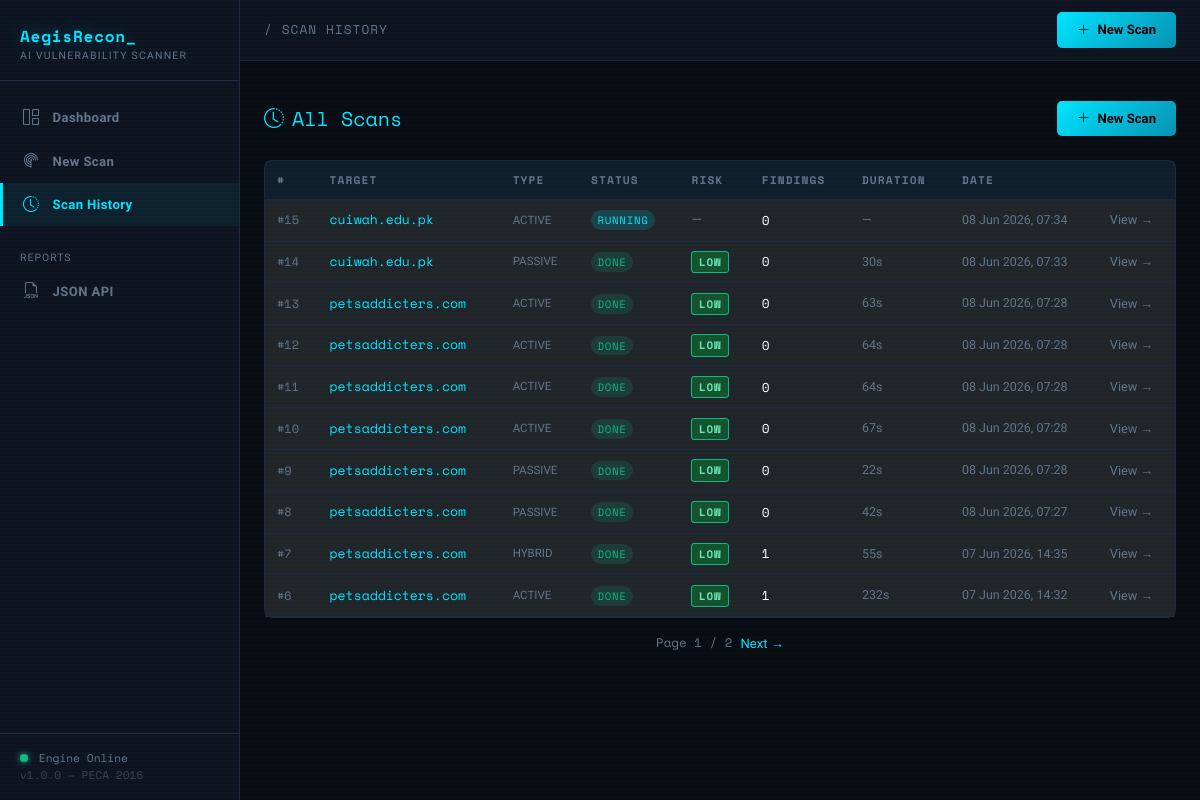
The app's page /history with its own data.
### models/scan.py (models this page shows, shortened)
class ScanTarget(db.Model):
    __tablename__ = "scan_targets"
    id             = db.Column(db.Integer, primary_key=True)
    target         = db.Column(db.String(255), nullable=False)   # domain / IP
    scan_type      = db.Column(db.String(20), default="hybrid")  # passive|active|hybrid
    status         = db.Column(db.String(20), default="pending") # pending|running|done|error
    created_at     = db.Column(db.DateTime, default=datetime.utcnow)
    completed_at   = db.Column(db.DateTime, nullable=True)
    error_message  = db.Column(db.Text, nullable=True)
    findings    = db.relationship("ScanFinding",  backref="scan", lazy="dynamic", cascade="all, delete-orphan")
    risk_score  = db.relationship("RiskScore",    backref="scan", uselist=False,  cascade="all, delete-orphan")
    recon_data  = db.relationship("ReconData",    backref="scan", uselist=False,  cascade="all, delete-orphan")
    report      = db.relationship("ScanReport",   backref="scan", uselist=False,  cascade="all, delete-orphan")
    def duration_seconds(self):
        if self.completed_at and self.created_at:
            return int((self.completed_at - self.created_at).total_seconds())
        return None

class RiskScore(db.Model):
    __tablename__ = "risk_scores"
    id                   = db.Column(db.Integer, primary_key=True)
    scan_id              = db.Column(db.Integer, db.ForeignKey("scan_targets.id"), nullable=False)
    overall_score        = db.Column(db.Float, default=0.0)
    risk_level           = db.Column(db.String(20), default="info")  # critical|high|medium|low|info
    score_open_ports     = db.Column(db.Float, default=0.0)
    score_ssl            = db.Column(db.Float, default=0.0)
    score_headers        = db.Column(db.Float, default=0.0)
    score_cve            = db.Column(db.Float, default=0.0)
    score_services       = db.Column(db.Float, default=0.0)
    peca_min_pkr         = db.Column(db.BigInteger, default=0)
    peca_max_pkr         = db.Column(db.BigInteger, default=0)
    predictive_score_30d = db.Column(db.Float, default=0.0)
    breach_probability   = db.Column(db.Float, default=0.0)  # 0.0 – 1.0
    ai_summary           = db.Column(db.Text, nullable=True)
    ai_summary_ur        = db.Column(db.Text, nullable=True)   # Urdu translation
    created_at           = db.Column(db.DateTime, default=datetime.utcnow)

### app.py (the view)
    @app.route("/history")
    def history():
        page = request.args.get("page", 1, type=int)
        per_page = app.config["SCANS_PER_PAGE"]
        pagination = (
            ScanTarget.query
            .order_by(ScanTarget.created_at.desc())
            .paginate(page=page, per_page=per_page, error_out=False)
        )
        return render_template("history.html", pagination=pagination)

### templates/history.html (shortened to what this page needs)
{% extends "base.html" %}
{% block breadcrumb %}/ Scan History{% endblock %}
{% block content %}
<div class="d-flex justify-content-between align-items-center mb-4">
  <h5 style="font-family:var(--aegis-mono); color:var(--aegis-cyan); margin:0">
    <i class="bi bi-clock-history me-2"></i>All Scans
  </h5>
  <a href="{{ url_for('scan_bp.new_scan') }}" class="btn-aegis-primary" style="text-decoration:none;">
    <i class="bi bi-plus-lg me-1"></i> New Scan
  </a>
</div>
<div class="card-aegis">
  <div class="table-responsive">
    <table class="table table-aegis mb-0">
      <thead>
        <tr><th>#</th><th>Target</th><th>Type</th><th>Status</th><th>Risk</th><th>Findings</th><th>Duration</th><th>Date</th><th></th></tr>
      </thead>
      <tbody>
        {% for scan in pagination.items %}
        <tr>
          <td style="font-family:var(--aegis-mono); font-size:0.75rem; color:var(--aegis-muted);">#{{ scan.id }}</td>
          <td>
            <a href="{{ url_for('scan_detail', scan_id=scan.id) }}" style="color:var(--aegis-cyan); text-decoration:none; font-family:var(--aegis-mono); font-size:0.82rem;">{{ scan.target }}</a>
          </td>
          <td style="font-size:0.72rem; color:var(--aegis-muted); text-transform:uppercase;">{{ scan.scan_type }}</td>
          <td><span class="status-pill status-{{ scan.status }}">{{ scan.status }}</span></td>
          <td>{% if scan.risk_score %}<span class="severity-badge badge-{{ scan.risk_score.risk_level }}">{{ scan.risk_score.risk_level }}</span>{% else %}<span style="color:var(--aegis-muted)">—</span>{% endif %}</td>
          <td style="font-family:var(--aegis-mono); font-size:0.8rem;">{{ scan.findings.count() }}</td>
          <td style="font-size:0.78rem; color:var(--aegis-muted);">{% if scan.duration_seconds() %}{{ scan.duration_seconds() }}s{% else %}—{% endif %}</td>
          <td style="font-size:0.78rem; color:var(--aegis-muted);">{{ scan.created_at | datetimeformat }}</td>
          <td><a href="{{ url_for('scan_detail', scan_id=scan.id) }}" style="color:var(--aegis-muted); font-size:0.8rem; text-decoration:none;">View →</a></td>
        </tr>
        {% else %}
        <tr><td colspan="9" class="text-center" style="color:var(--aegis-muted); padding:2rem;">No scans yet.</td></tr>
        {% endfor %}
      </tbody>
    </table>
  </div>
</div>
{% if pagination.pages > 1 %}
<div class="d-flex justify-content-center mt-3 gap-2">
  <span style="font-family:var(--aegis-mono); font-size:0.78rem; color:var(--aegis-muted);">Page {{ pagination.page }} / {{ pagination.pages }}</span>
  {% if pagination.has_next %}<a href="?page={{ pagination.next_num }}" style="color:var(--aegis-cyan); text-decoration:none; font-size:0.82rem;">Next →</a>{% endif %}
</div>
{% endif %}
{% endblock %}

### templates/base.html (style rules this page uses)
:root { --aegis-bg: #090c12; --aegis-surface: #0f1320; --aegis-border: #1e2840; --aegis-cyan: #00e5ff; --aegis-purple: #7c3aed; --aegis-green: #10b981; --aegis-red: #ef4444; --aegis-orange: #f59e0b; --aegis-yellow: #fbbf24; --aegis-muted: #64748b; --aegis-text: #e2e8f0; --aegis-mono: 'Space Mono', monospace; --aegis-sans: 'Sora', sans-serif; }
*, *::before, *::after { box-sizing: border-box; }
body { background: var(--aegis-bg); color: var(--aegis-text); font-family: var(--aegis-sans); min-height: 100vh; }
body::before { content: ""; position: fixed; inset: 0; background: repeating-linear-gradient( 0deg, transparent, transparent 2px, rgba(0,229,255,0.015) 2px, rgba(0,229,255,0.015) 4px ); pointer-events: none; z-index: 9999; }
.card-aegis { background: var(--aegis-surface); border: 1px solid var(--aegis-border); border-radius: 8px; }
.badge-low { background: #14532d; color: #6ee7b7; border: 1px solid #10b981; }
.severity-badge { font-family: var(--aegis-mono); font-size: 0.68rem; padding: 0.2em 0.6em; border-radius: 3px; text-transform: uppercase; letter-spacing: 0.08em; font-weight: 700; }
.table-aegis { font-size: 0.83rem; }
.table-aegis thead th { background: rgba(0,229,255,0.05); border-bottom: 1px solid var(--aegis-border); font-family: var(--aegis-mono); font-size: 0.7rem; text-transform: uppercase; letter-spacing: 0.1em; color: var(--aegis-muted); }
.table-aegis tbody tr { border-bottom: 1px solid var(--aegis-border); }
.table-aegis td, .table-aegis th { padding: 0.65rem 0.75rem; vertical-align: middle; }
.btn-aegis-primary { background: linear-gradient(135deg, var(--aegis-cyan) 0%, #0891b2 100%); color: #000; font-weight: 700; font-size: 0.82rem; border: none; border-radius: 5px; padding: 0.5rem 1.25rem; font-family: var(--aegis-sans); transition: opacity 0.2s, transform 0.15s; }
.status-pill { font-family: var(--aegis-mono); font-size: 0.67rem; padding: 0.18em 0.6em; border-radius: 20px; text-transform: uppercase; letter-spacing: 0.07em; }
.status-running { background: rgba(0,229,255,0.15); color: var(--aegis-cyan); }
.status-done { background: rgba(16,185,129,0.15); color: var(--aegis-green); }

### records on screen
ScanTarget: id "15", target "cuiwah.edu.pk", scan_type "ACTIVE", status "RUNNING", findings.count "0", created_at "08 Jun 2026, 07:34"
ScanTarget: id "14", target "cuiwah.edu.pk", scan_type "PASSIVE", status "DONE", risk_score.risk_level "LOW", findings.count "0", duration_seconds "30", created_at "08 Jun 2026, 07:33"
ScanTarget: id "13", target "petsaddicters.com", scan_type "ACTIVE", status "DONE", risk_score.risk_level "LOW", findings.count "0", duration_seconds "63", created_at "08 Jun 2026, 07:28"
ScanTarget: id "12", target "petsaddicters.com", scan_type "ACTIVE", status "DONE", risk_score.risk_level "LOW", findings.count "0", duration_seconds "64", created_at "08 Jun 2026, 07:28"
ScanTarget: id "11", target "petsaddicters.com", scan_type "ACTIVE", status "DONE", risk_score.risk_level "LOW", findings.count "0", duration_seconds "64", created_at "08 Jun 2026, 07:28"
ScanTarget: id "10", target "petsaddicters.com", scan_type "ACTIVE", status "DONE", risk_score.risk_level "LOW", findings.count "0", duration_seconds "67", created_at "08 Jun 2026, 07:28"
ScanTarget: id "9", target "petsaddicters.com", scan_type "PASSIVE", status "DONE", risk_score.risk_level "LOW", findings.count "0", duration_seconds "22", created_at "08 Jun 2026, 07:28"
ScanTarget: id "8", target "petsaddicters.com", scan_type "PASSIVE", status "DONE", risk_score.risk_level "LOW", findings.count "0", duration_seconds "42", created_at "08 Jun 2026, 07:27"
ScanTarget: id "7", target "petsaddicters.com", scan_type "HYBRID", status "DONE", risk_score.risk_level "LOW", findings.count "1", duration_seconds "55", created_at "07 Jun 2026, 14:35"
ScanTarget: id "6", target "petsaddicters.com", scan_type "ACTIVE", status "DONE", risk_score.risk_level "LOW", findings.count "1", duration_seconds "232", created_at "07 Jun 2026, 14:32"

### other values on screen
{{ pagination.page }} "1"
{{ pagination.pages }} "2"
